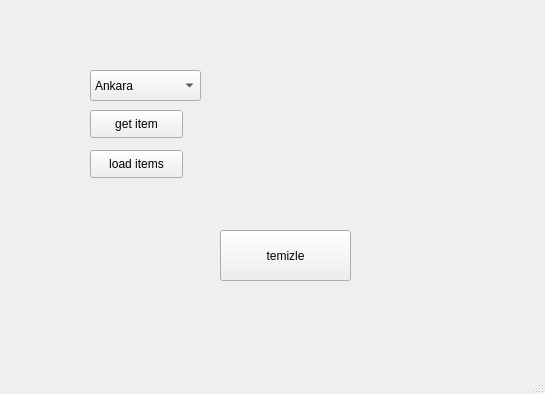
<?xml version="1.0" encoding="UTF-8"?>
<ui version="4.0">
 <class>MainWindow</class>
 <widget class="QMainWindow" name="MainWindow">
  <property name="geometry">
   <rect>
    <x>0</x>
    <y>0</y>
    <width>545</width>
    <height>394</height>
   </rect>
  </property>
  <property name="windowTitle">
   <string>MainWindow</string>
  </property>
  <widget class="QWidget" name="centralwidget">
   <widget class="QComboBox" name="cbsehirler">
    <property name="geometry">
     <rect>
      <x>90</x>
      <y>70</y>
      <width>111</width>
      <height>31</height>
     </rect>
    </property>
    <item>
     <property name="text">
      <string>Ankara</string>
     </property>
    </item>
    <item>
     <property name="text">
      <string>İstanbul</string>
     </property>
    </item>
    <item>
     <property name="text">
      <string>Kocaeli</string>
     </property>
    </item>
   </widget>
   <widget class="QPushButton" name="btnitem">
    <property name="geometry">
     <rect>
      <x>90</x>
      <y>110</y>
      <width>93</width>
      <height>28</height>
     </rect>
    </property>
    <property name="text">
     <string>get item</string>
    </property>
   </widget>
   <widget class="QPushButton" name="btnload">
    <property name="geometry">
     <rect>
      <x>90</x>
      <y>150</y>
      <width>93</width>
      <height>28</height>
     </rect>
    </property>
    <property name="text">
     <string>load items</string>
    </property>
   </widget>
   <widget class="QPushButton" name="pushButton">
    <property name="geometry">
     <rect>
      <x>220</x>
      <y>230</y>
      <width>131</width>
      <height>51</height>
     </rect>
    </property>
    <property name="text">
     <string>temizle</string>
    </property>
   </widget>
  </widget>
  <widget class="QMenuBar" name="menubar">
   <property name="geometry">
    <rect>
     <x>0</x>
     <y>0</y>
     <width>545</width>
     <height>26</height>
    </rect>
   </property>
  </widget>
  <widget class="QStatusBar" name="statusbar"/>
 </widget>
 <resources/>
 <connections/>
</ui>
